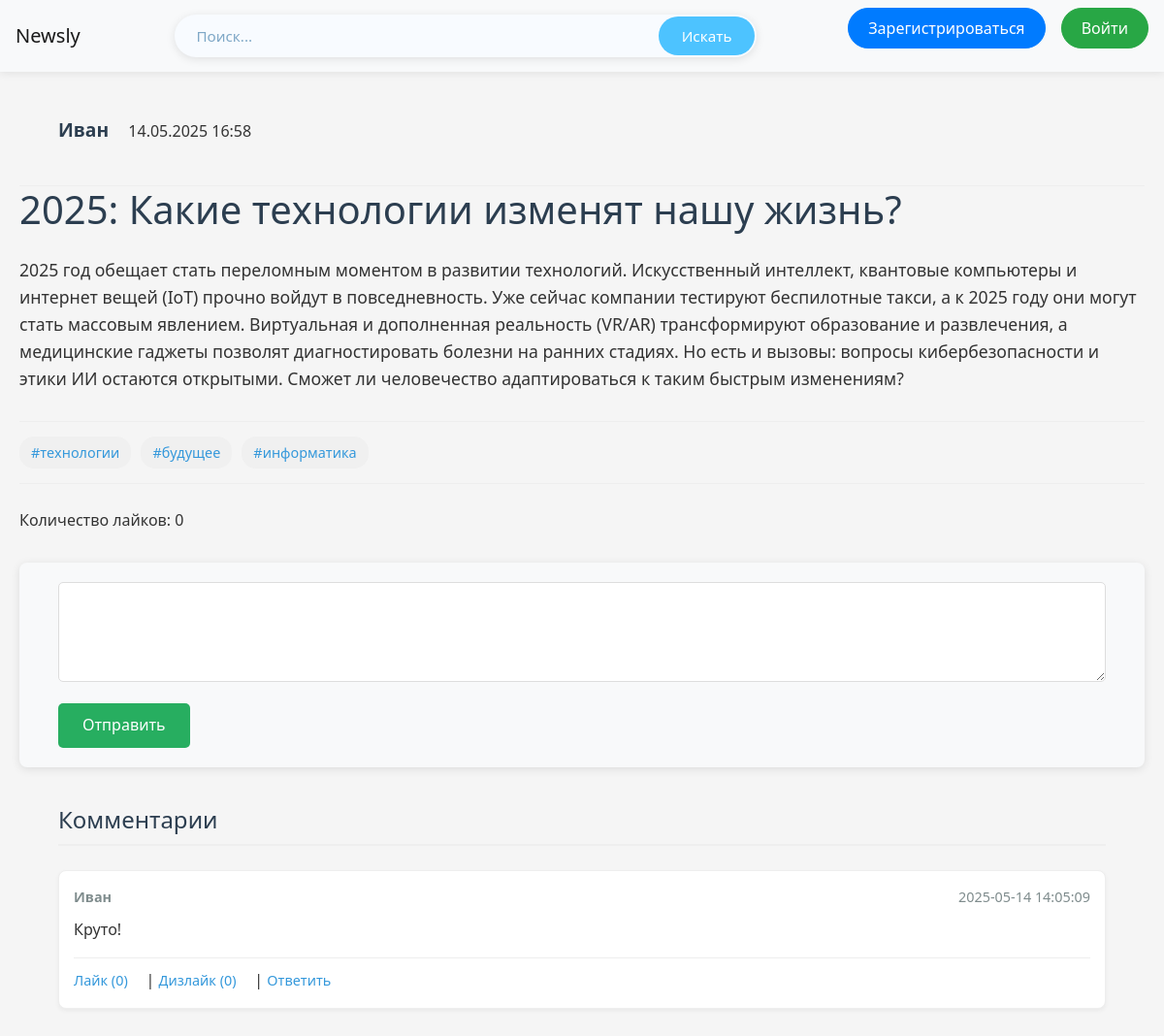
Screenshot of /news/1 with the database file from the repository.
### data/users.py (models this page shows, shortened)
class User(SqlAlchemyBase, UserMixin):
    __tablename__ = 'users'
    id = sqlalchemy.Column(sqlalchemy.Integer,
                           primary_key=True, autoincrement=True)
    name = sqlalchemy.Column(sqlalchemy.String, nullable=True)
    about = sqlalchemy.Column(sqlalchemy.String, nullable=True)
    email = sqlalchemy.Column(sqlalchemy.String,
                              index=True, unique=True, nullable=True)
    hashed_password = sqlalchemy.Column(sqlalchemy.String, nullable=True)
    created_date = sqlalchemy.Column(sqlalchemy.DateTime,
                                     default=datetime.datetime.now)
    liked = orm.relationship('Like', foreign_keys='Like.user_id', backref='user', lazy='dynamic')
    followed = orm.relationship(
        'User',
        secondary=subscriptions,
        primaryjoin=(subscriptions.c.follower_id == id),
        secondaryjoin=(subscriptions.c.followed_id == id),
        backref=orm.backref('followers', lazy='dynamic'),
        lazy='dynamic'
    )

### data/news.py (models this page shows, shortened)
class News(SqlAlchemyBase):
    __tablename__ = 'news'
    id = sqlalchemy.Column(sqlalchemy.Integer,
                           primary_key=True, autoincrement=True)
    title = sqlalchemy.Column(sqlalchemy.String, nullable=True)
    content = sqlalchemy.Column(sqlalchemy.String, nullable=True)
    image_path = sqlalchemy.Column(sqlalchemy.String, nullable=True)
    created_date = sqlalchemy.Column(sqlalchemy.DateTime,
                                     default=datetime.datetime.now)
    is_private = sqlalchemy.Column(sqlalchemy.Boolean, default=True)
    likes = orm.relationship('Like', backref='news', cascade='all, delete')
    user_id = sqlalchemy.Column(sqlalchemy.Integer,
                                sqlalchemy.ForeignKey("users.id"))
    user = orm.relationship('User')
    news_tags = orm.relationship("Tags",
                                 secondary="association",
                                 backref="news",
                                 cascade="save-update, merge",
                                 passive_deletes=True)
    def likes_count(self):
        return len(self.likes)

### data/tags.py (models this page shows)
class Tags(SqlAlchemyBase):
    __tablename__ = 'tags'
    id = sqlalchemy.Column(sqlalchemy.Integer,
                           primary_key=True, autoincrement=True)
    name = sqlalchemy.Column(sqlalchemy.String, nullable=True)
    tags_news = orm.relationship("News",
                            secondary="association",
                            backref="tags",
                            cascade="save-update, merge"
                            )

### data/comment.py (models this page shows)
class Comment(SqlAlchemyBase):
    __tablename__ = 'messages'
    id = sqlalchemy.Column(sqlalchemy.Integer,
                           primary_key=True, autoincrement=True)
    text = sqlalchemy.Column(sqlalchemy.String, nullable=True)
    timestamp = sqlalchemy.Column(sqlalchemy.DateTime,
                                     default=datetime.datetime.now)
    user_id = sqlalchemy.Column(sqlalchemy.Integer,
                                sqlalchemy.ForeignKey("users.id"))
    news_id = sqlalchemy.Column(sqlalchemy.Integer,
                               sqlalchemy.ForeignKey("news.id"))
    user = orm.relationship('User')
    new = orm.relationship('News')

### main.py (the view)
@app.route('/news/<int:id>', methods=['GET', 'POST'])
def watch_new(id):
    db_sess = db_session.create_session()
    new = db_sess.query(News).get(id)
    post_user = db_sess.query(User).filter(User.id == new.user_id).first()
    current_user_obj = db_sess.query(User).get(current_user.id) if current_user.is_authenticated else None
    db = get_db()
    messages = db.execute("""
        SELECT m.id, m.text, m.timestamp, m.reply_to,
               u.name,
               (SELECT COUNT(*) FROM reactions r WHERE r.message_id = m.id AND r.reaction_type = 'like') as likes,
               (SELECT COUNT(*) FROM reactions r WHERE r.message_id = m.id AND r.reaction_type = 'dislike') as dislikes,
               (SELECT r.reaction_type FROM reactions r WHERE r.message_id = m.id AND r.new_id = ?) as user_reaction
        FROM messages m
        JOIN users u ON m.user_id = u.id
        WHERE m.new_id = ?
        ORDER BY m.timestamp DESC
    """, (id, id)).fetchall()
    return render_template('new.html', new=new, messages=messages, post_user=post_user,
                           current_user_obj=current_user_obj)

### data/db_session.py (called while the page is built)
def create_session() -> Session:
    global __factory
    return __factory()

### main.py (called while the page is built)
def get_db():
    db = sqlite3.connect(DATABASE)
    db.row_factory = sqlite3.Row
    return db

### templates/new.html (shortened to what this page needs)
{% extends "base.html" %}
{% block content %}
<div class="content-header">
    <p>
        <a class="navbar-brand" href="/user_profile/{{ new.user.id }}">{{ new.user.name }}</a>
        {{ new.created_date.strftime('%d.%m.%Y %H:%M') }}
    </p>
</div>
<h1>{{ new.title }}</h1>
<div class="content">
    <p>{{ new.content }}</p>
</div>
<div class="tags">
    {% if new.tags %}
    {% for tag in new.tags %}
    {% if tag.name %}
    <a href="{{ url_for('news_by_tag', tag_name=tag.name) }}">
        #{{ tag.name }}
    </a>
    {% endif %}
    {% endfor %}
    {% endif %}
</div>
Количество лайков: {{ new.likes_count() }}
<form method="POST" action="{{ url_for('send_message', new_id=new.id) }}">
    <textarea name="text" rows="3" required></textarea>
    <button type="submit">Отправить</button>
</form>
<div class="comments">
    <h3>Комментарии</h3>
    {% for message in messages %}
    <div class="message">
        <div class="message-header">
            <span><strong>{{ message['name'] }}</strong></span>
            <span>{{ message['timestamp'] }}</span>
        </div>
        <p>{{ message['text'] }}</p>
        <div class="message-actions">
            <a href="{{ url_for('react', new_id=new.id, message_id=message['id'], reaction_type='like') }}">
                Лайк ({{ message['likes'] }})
            </a>
            |
            <a href="{{ url_for('react', new_id=new.id, message_id=message['id'], reaction_type='dislike') }}">
                Дизлайк ({{ message['dislikes'] }})
            </a>
            |
            <button onclick="document.getElementById('reply_to').value = '{{ message['id'] }}';
                                document.querySelector('textarea').focus();
                                document.querySelector('textarea').placeholder = 'Ответ на сообщение от {{ message['username'] }}...'">
                Ответить
            </button>
        </div>
    </div>
    {% endfor %}
</div>
{% endblock %}

### static/css/style.css (style rules this page uses)
:root { --primary-color: #4285f4; --secondary-color: #34a853; --accent-color: #ea4335; --light-color: #f8f9fa; --dark-color: #343a40; --gray-color: #6c757d; --light-gray: #e9ecef; --border-radius: 8px; --box-shadow: 0 2px 10px rgba(0, 0, 0, 0.1); --transition: all 0.3s ease; }
* { margin: 0; padding: 0; box-sizing: border-box; }
body { font-family: 'Segoe UI', Tahoma, Geneva, Verdana, sans-serif; line-height: 1.6; color: #333; background-color: #f5f5f5; min-height: 100vh; display: flex; flex-direction: column; }
a { text-decoration: none; color: var(--primary-color); transition: var(--transition); }
h1, h2, h3 { margin-bottom: 20px; color: var(--dark-color); }
h1 { font-size: 2rem; }
h3 { font-size: 1.25rem; }
form { max-width: 600px; margin: 0 auto; background-color: white; padding: 25px; border-radius: var(--border-radius); box-shadow: var(--box-shadow); }
.comments { width: 100%; max-width: 1200px; margin: 0 auto; padding: 0 40px; }
.tags { margin: 15px 0; display: flex; flex-wrap: wrap; gap: 8px; }
.tags a { background-color: #e0e0e0; padding: 5px 10px; border-radius: 20px; font-size: 0.8rem; color: var(--dark-color); }
.content-header { display: flex; justify-content: space-between; align-items: center; margin-bottom: 25px; padding-bottom: 15px; border-bottom: 1px solid #eee; width: 100%; max-width: 1200px; margin: 0 auto; padding: 20px 40px; }
.content-header .navbar-brand { font-size: 1.2em; color: #2c3e50; text-decoration: none; font-weight: bold; }
h1 { font-size: 2.5rem; margin-bottom: 1.5rem; color: #2c3e50; }
.content { margin-bottom: 30px; font-size: 1.1em; }
.content { margin-bottom: 30px; font-size: 1.1em; line-height: 1.6; }
.tags { margin-bottom: 25px; padding: 15px 0; border-top: 1px solid #eee; border-bottom: 1px solid #eee; display: flex; flex-wrap: wrap; gap: 10px; }
.tags a { display: inline-block; padding: 5px 12px; background-color: #f0f0f0; border-radius: 15px; text-decoration: none; color: #3498db; font-size: 0.9em; transition: all 0.3s ease; }
form[method="POST"] { width: 100%; max-width: 1200px; margin: 30px auto; padding: 20px 40px; background-color: #f8f9fa; border-radius: 8px; }
form[method="POST"] textarea { width: 100%; padding: 12px; margin-bottom: 15px; border: 1px solid #ddd; border-radius: 5px; resize: vertical; min-height: 100px; font-family: inherit; }
form[method="POST"] button[type="submit"] { background-color: #27ae60; color: white; padding: 10px 25px; border: none; border-radius: 5px; cursor: pointer; transition: background-color 0.3s; }
form { margin: 30px 0; padding: 20px; background-color: #f8f9fa; border-radius: 8px; }
textarea { width: 100%; padding: 12px; margin-bottom: 15px; border: 1px solid #ddd; border-radius: 5px; resize: vertical; min-height: 100px; font-family: inherit; }
button[type="submit"] { background-color: #27ae60; color: white; padding: 10px 25px; border: none; border-radius: 5px; cursor: pointer; transition: background-color 0.3s; }
.comments { margin-top: 40px; }
.comments h3 { font-size: 1.5em; color: #2c3e50; margin-bottom: 25px; padding-bottom: 10px; border-bottom: 2px solid #eee; }
.message { margin-bottom: 25px; padding: 15px; background-color: #fff; border: 1px solid #eee; border-radius: 8px; box-shadow: 0 2px 4px rgba(0,0,0,0.05); }
.message-header { display: flex; justify-content: space-between; margin-bottom: 10px; color: #7f8c8d; font-size: 0.9em; }
.message-actions { margin-top: 15px; padding-top: 10px; border-top: 1px solid #eee; }
.message-actions a { color: #3498db; text-decoration: none; margin-right: 15px; font-size: 0.9em; }
.message-actions button { background: none; border: none; color: #3498db; cursor: pointer; padding: 0; font-size: 0.9em; }

### rows the page displays
User: user.name "Иван"
News: created_date "14.05.2025 16:58", title "2025: Какие технологии изменят нашу жизнь?", content "2025 год обещает стать переломным моментом в развитии технологий. Искусственный интеллект, квантовые компьютеры и интернет вещей (IoT) прочно войдут в повседневность. Уже сейчас компании тестируют беспилотные такси, а к 2025 году они могут стать массовым явлением. Виртуальная и дополненная реальность (VR/AR) трансформируют образование и развлечения, а медицинские гаджеты позволят диагностировать болезни на ранних стадиях. Но есть и вызовы: вопросы кибербезопасности и этики ИИ остаются открытыми. Сможет ли человечество адаптироваться к таким быстрым изменениям?"
Tags: name "технологии"
Tags: name "будущее"
Tags: name "информатика"
Comment: name "Иван", timestamp "2025-05-14 14:05:09", text "Круто!", likes "0", dislikes "0", {{ message['id'] }} 4 (drawn)

### other values shown
{{ new.likes_count() }} "0"
